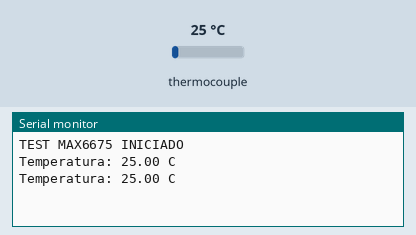
Simulated run of this sketch. Board: Arduino Uno, built with avr-gcc and run on an emulated ATmega328P. Shown: the last lines printed to the serial monitor. Inputs (shaded band) come from the test bench; at power-on: thermocouple 25 °C.

Above: at 2.2 s.
2.3 s: thermocouple set to 6 °C
At 3.6 s:
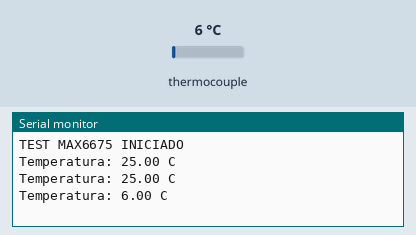
3.8 s: thermocouple set to 75 °C
At 4.8 s:
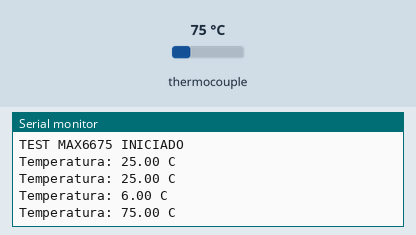
Timing chart, 0 to 6.8 s (numbered marks = the images above; inputs shaded):
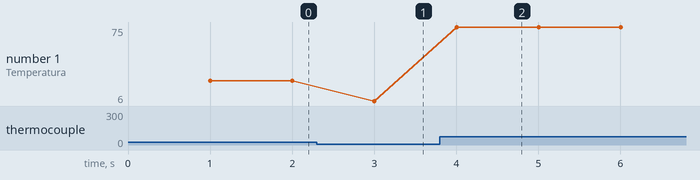

Measured:
- after the input at 2.3 s, the serial monitor: prints a new line after 0.70 s (image 1)
- after the input at 3.8 s, the serial monitor: prints a new line after 0.20 s (image 2)
- plotted number 1: 25 → 6 after the input at 2.3 s, 6 → 75 after the input at 3.8 s

The sketch:

04_Temp_004.ino
```cpp
#include <max6675.h>

// Pines del MAX6675
int pinSO  = 4;   // DO
int pinCS  = 5;
int pinSCK = 6;

MAX6675 termocouple(pinSCK, pinCS, pinSO);

void setup() {

  Serial.begin(9600);

  Serial.println("TEST MAX6675 INICIADO");

  delay(1000);
}

void loop() {

  float temp = termocouple.readCelsius();

  Serial.print("Temperatura: ");
  Serial.print(temp);
  Serial.println(" C");

  delay(1000);
}
```
